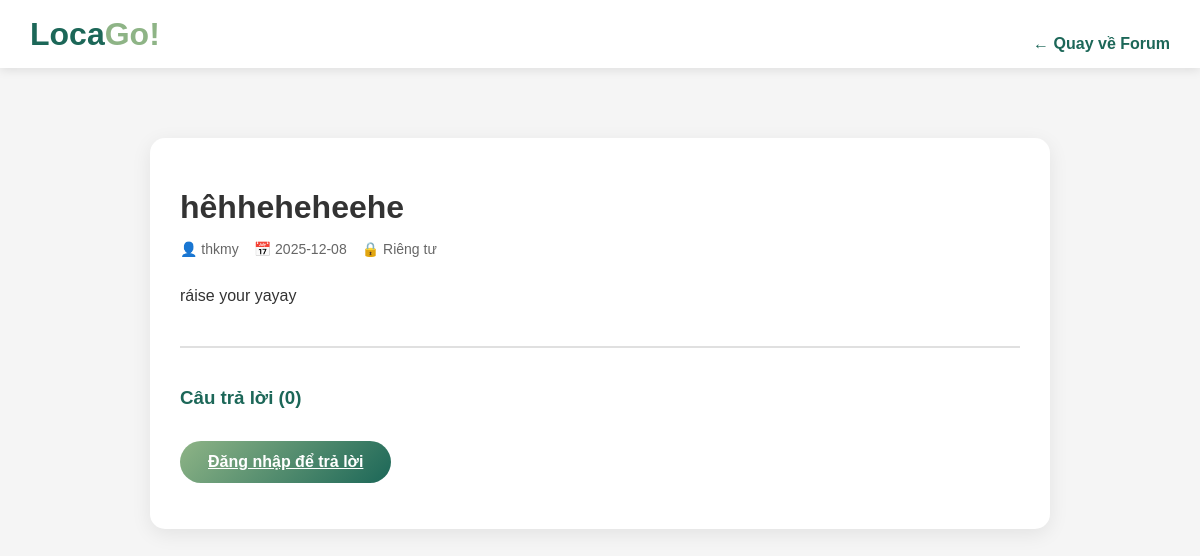
Before: /forum/post/2 with the older database file.
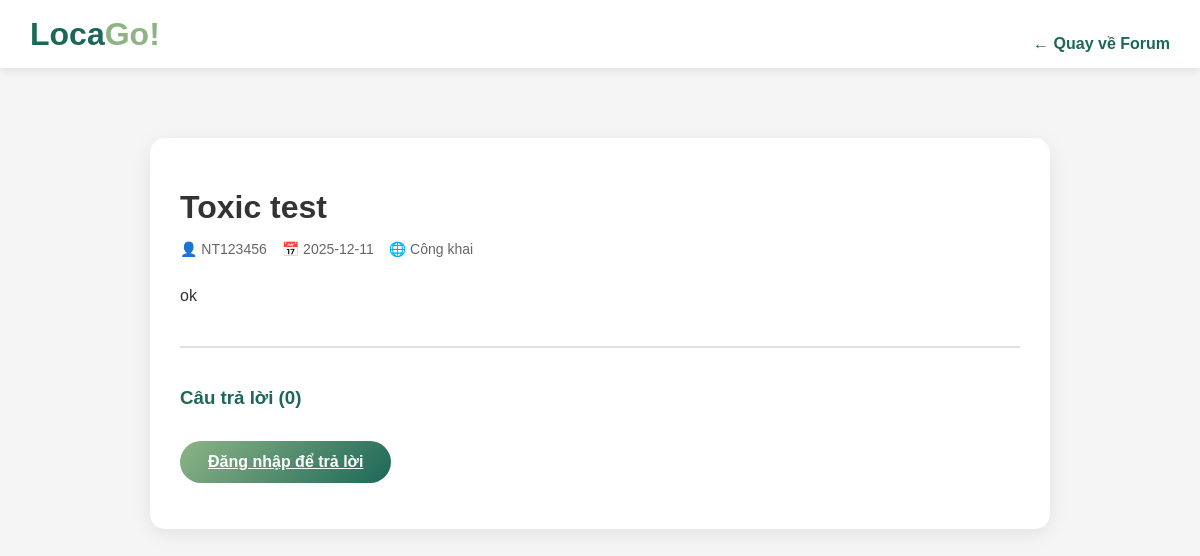
After: the same page with the newer database file.
### models.py (models this page shows)
class Post(db.Model):
    __tablename__ = "posts"
    id = db.Column(db.Integer, primary_key=True, autoincrement=True)
    title = db.Column(db.Text, nullable=True)
    content = db.Column(db.Text, nullable=True)
    images = db.Column(db.Text)
    questioner_id = db.Column(db.Integer, db.ForeignKey("user.id"))
    tag = db.Column(db.String, default="unanswered")
    privacy = db.Column(db.String(30), default='public', nullable=False)
    created_at = db.Column(db.DateTime, server_default=func.datetime("now", "localtime"))
    answers = db.relationship("Answer", back_populates="post", cascade="all, delete")
    questioner = db.relationship("User", back_populates="posts")

class User(db.Model, UserMixin):
    __tablename__ = "user"
    id = db.Column(db.Integer, primary_key=True)
    username = db.Column(db.String(150), unique=True, nullable=False)
    password = db.Column(db.String(200), nullable=False)
    online = db.Column(Boolean, default=True)
    share_mode = db.Column(db.String(50), default="friends")  # hidden, friends
    posts = db.relationship("Post", back_populates="questioner", cascade="all, delete")
    answers = db.relationship("Answer", back_populates="answerer", cascade="all, delete")
    is_admin = db.Column(db.Boolean, default=False)

### Forum/forum.py (the view)
@forum.route("/forum/post/<int:post_id>")
def view_post(post_id):
    post = Post.query.get_or_404(post_id)
    post_dict = {
        "id": post.id,
        "title": post.title,
        "content": post.content,
        "username": post.questioner.username,
        "created_at": str(post.created_at),
        "privacy": post.privacy,
        "images": json.loads(post.images) if post.images else [],
        "answers": [
            {
                "content": a.content,
                "answerer_username": a.answerer.username
            } for a in post.answers
        ]
    }
    return render_template("post_detail.html", post=post_dict)

### Forum/template/post_detail.html (shortened to what this page needs)
<!DOCTYPE html>
<html lang="vi">
<head>
</head>
<body>
<header>
    <div class="header-container">
        <a href="/" class="logo">Loca<span>Go!</span></a>
        <a href="/forum" class="btn-back">← Quay về Forum</a>
    </div>
</header>
<div class="container">
    <div class="post-card">
        <h1 class="post-title">{{ post.title }}</h1>
        <div class="post-meta">
            <span>👤 {{ post.username }}</span>
            <span>📅 {{ post.created_at[:10] }}</span>
            <span>
                {% if post.privacy == "public" %}
                    🌐 Công khai
                {% elif post.privacy == "friends" %}
                    👥 Bạn bè
                {% else %}
                    🔒 Riêng tư
                {% endif %}
            </span>
        </div>
        <div class="post-content">{{ post.content }}</div>
        <div class="answers-section">
            <h3 style="color:#1C6758; font-weight:700;">Câu trả lời ({{ post.answers|length }})</h3>
        </div>
        {% if current_user.is_authenticated %}
        <div class="reply-box">
            <form action="/post/{{ post.id }}/reply" method="POST">
                <textarea name="content" placeholder="Nhập câu trả lời của bạn..." required></textarea>
                <button class="btn-primary">Gửi câu trả lời</button>
            </form>
        </div>
        {% else %}
        <p style="margin-top:20px;">
            <a href="/login" class="btn-primary">Đăng nhập để trả lời</a>
        </p>
        {% endif %}
    </div>
</div>
</body>
</html>

Changed rows visible on the page:
no longer on this page (row edited): User: username "thkmy"
changed Post: title "hêhheheheehe" → "Toxic test"; content "ráise your yayay" → "ok"
now on this page (row edited): User: username "NT123456"
Other visible differences:
{{ post.created_at[:10] }}: "2025-12-08" → "2025-12-11"
text no longer shown: "🔒 Riêng tư"
text now shown: "🌐 Công khai"
